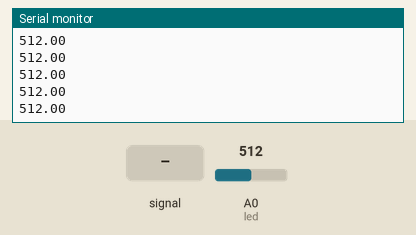
Recording of a sketch running on a simulated Arduino Uno, built with avr-gcc and run on an emulated ATmega328P. Parts: the last lines printed to the serial monitor. The test bench sets the inputs (shaded band); at power-on: A0 (led) = 512.

Above: at 1.2 s.
1.3 s: A0 (led) fed a 200 Hz sine of ±81 counts around its level
At 1.33 s:
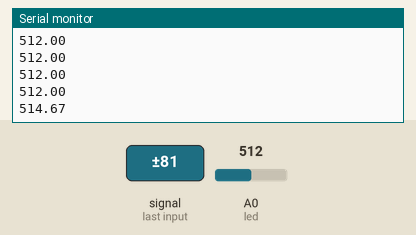
2.8 s: A0 (led) set to 716
At 2.83 s:
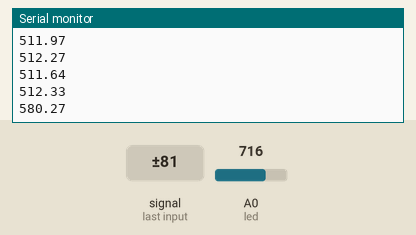
4.3 s: A0 (led) fed a 1000 Hz sine of ±255 counts around its level
At 4.34 s:
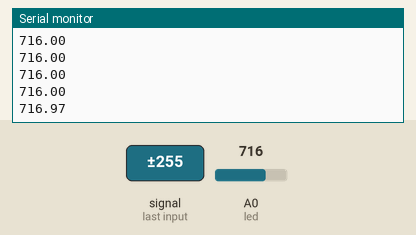
5.8 s: A0 (led) set to 900
At 5.84 s:
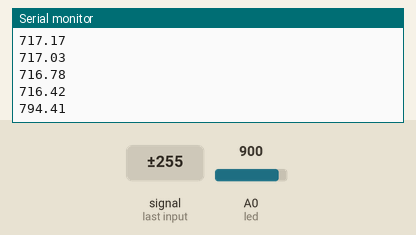
Timing chart, 0 to 8.3 s (numbered marks = the images above; inputs shaded):
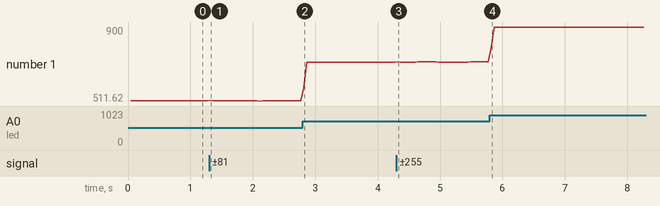

The sketch:

kalman_4.ino
```cpp
int led=A0;

//quantize
int x_max=1023;
int x_min=0;
int n=8;
int q=(x_max-x_min)/(2^n);
int prev_ek=0;

//kalmanfilter
float erM=9;
float erE=5;
float PreEs=2;

//lowpass
float lowpass=0;
float lowconst=0.05;

//average
int y=0;
int const no_of_samples=200;
float avg[no_of_samples]={0};
float averaged=0;


void setup() {
  // put your setup code here, to run once:


  Serial.begin(9600);


}

void loop() {
  // put your main code here, to run repeatedly:

  float state=analogRead(led);

  //quantizing,noise shaping
//  float f=q*floor((state/q)+0.5);
//  float ek=random(x_min,x_max);
//  float y=f+(ek-prev_ek);
//  prev_ek=ek;
//  Serial.println(state);
//  Serial.print(" ");
//  Serial.println(f);
//
//  //kalman
//  float kalman_gain=erE/(erM+erE);
//  float est=PreEs+kalman_gain*(state-PreEs);
//  erE=(1-kalman_gain)*erE;
//  PreEs=est;
//  Serial.println(est);

//lowpass
//lowpass=lowconst*state+(1-lowconst)*lowpass;
//Serial.println(lowpass);
//
//


//aeraging

if(y<no_of_samples)
{
  avg[y]=analogRead(led);
  y++;
}
else
{
  for(int i=0;i<y;i++)
  {
   averaged=averaged+avg[i];
  }

  Serial.println(averaged/y);
  y=0;
  averaged=0;
}

}
```

Measured:
- after the input at 1.3 s, the serial monitor: prints a new line at once (image 1)
- after the input at 2.8 s, the serial monitor: prints a new line at once (image 2)
- after the input at 4.3 s, the serial monitor: prints a new line at once (image 3)
- after the input at 5.8 s, the serial monitor: prints a new line at once (image 4)
- plotted number 1: 512 → 512.33 after the input at 1.3 s, 512.33 → 716 after the input at 2.8 s, 716 → 716.42 after the input at 4.3 s, 716.42 → 900 after the input at 5.8 s
